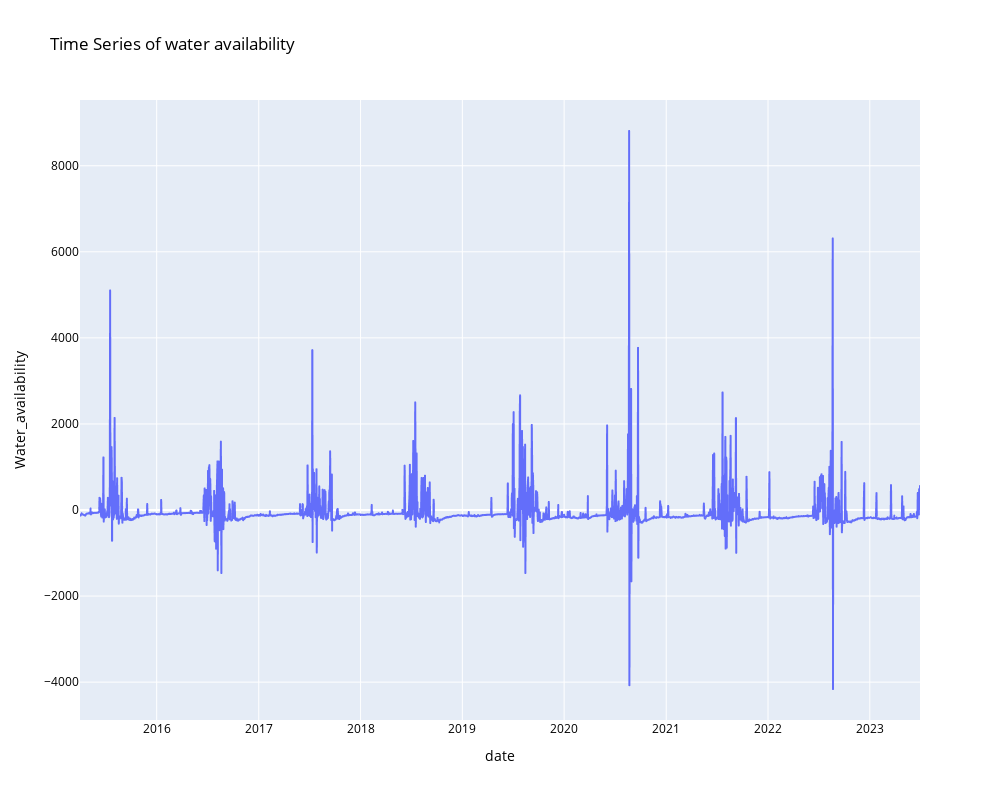

The notebook cell saved with this chart:
### Code cell
fig = px.line(df_copy1,y=df_copy1['Water_availability'],title='Time Series of water availability')
fig.update_layout(
        font=dict(size=12, color='black'),
        autosize=False,
        width=1000,
        height=800
    )
fig.show()

### Figure 1 — Plotly figure (JSON) as saved in the notebook; plotly's stock layout.template omitted (floating-point values rounded to 4 significant figures; data arrays with more than 128 entries replaced by an {"elided": "..."} marker saying what was removed)
{"data": [{"hovertemplate": "date=%{x}<br>Water_availability=%{y}<extra></extra>", "legendgroup": "", "line": {"color": "#636efa", "dash": "solid"}, "marker": {"symbol": "circle"}, "mode": "lines", "name": "", "showlegend": false, "type": "scattergl", "x": {"elided": "2980 str values"}, "xaxis": "x", "y": {"elided": "2980 float values"}, "yaxis": "y"}], "layout": {"autosize": false, "font": {"color": "black", "size": 12}, "height": 800, "legend": {"tracegroupgap": 0}, "title": {"text": "Time Series of water availability"}, "width": 1000, "xaxis": {"anchor": "y", "domain": [0, 1], "title": {"text": "date"}}, "yaxis": {"anchor": "x", "domain": [0, 1], "title": {"text": "Water_availability"}}}}
